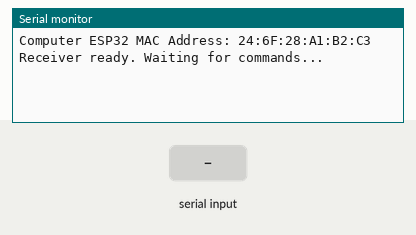
Simulated run of this sketch. Board: ESP32. On the bench: the last lines printed to the serial monitor. Inputs (shaded band) come from the test bench.

Above: at 1.2 s.
1.3 s: "1\n" received over Serial
At 2.5 s:
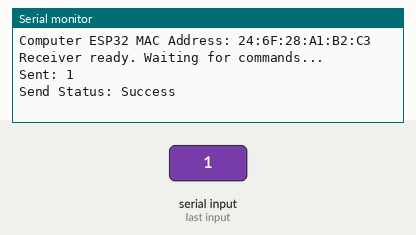
2.8 s: "0\n" received over Serial
At 3.6 s:
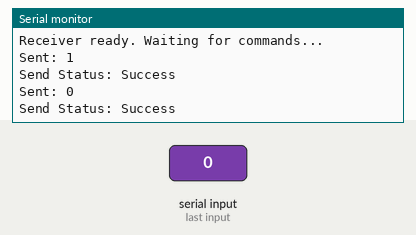
4.3 s: "2\n" received over Serial
At 4.8 s:
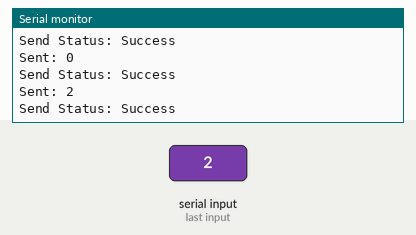

Measured:
- after the input at 1.3 s, the serial monitor: prints a new line at once (image 1)
- after the input at 2.8 s, the serial monitor: prints a new line at once (image 2)
- after the input at 4.3 s, the serial monitor: prints a new line at once (image 3)

The sketch:

controller_sketch.ino
```cpp
/*
 * ESP32 (Computer) - Connected to Laptop
 * Receives data from python app and sends to ESP32 (Motor) with ESP-NOW
 */

#include <esp_now.h>
#include <WiFi.h>

uint8_t motorESP32Address[] = {0x94, 0xA9, 0x90, 0x78, 0x34, 0x38};

// Structure to send data
typedef struct struct_message {
  char command[20];
} struct_message;

struct_message myData;
esp_now_peer_info_t peerInfo;

// Callback when data is sent
void OnDataSent(const wifi_tx_info_t *mac_addr, esp_now_send_status_t status) {
  Serial.print("Send Status: ");
  Serial.println(status == ESP_NOW_SEND_SUCCESS ? "Success" : "Fail");
}

void setup() {
  Serial.begin(115200);

  // Set device as a Wifi station
  WiFi.mode(WIFI_STA);

  // Print MAC address for reference
  Serial.print("Computer ESP32 MAC Address: ");
  Serial.println(WiFi.macAddress());

  // Initialize ESP-NOW
  if (esp_now_init() != ESP_OK) {
    Serial.println("Error initializing ESP-NOW");
    return;
  }

  // Register send callback
  esp_now_register_send_cb(OnDataSent);

  // Register motor ESP32
  memcpy(peerInfo.peer_addr, motorESP32Address, 6);
  peerInfo.channel = 0;
  peerInfo.encrypt = false;

  // Add peer (motor ESP32)
  if (esp_now_add_peer(&peerInfo) != ESP_OK) {
    Serial.println("Failed to add peer");
    return;
  }

  Serial.println("Receiver ready. Waiting for commands...");
}

void loop() {
  // Check if data is available from serial
  if (Serial.available() > 0) {
    String command = Serial.readStringUntil('\n');
    command.trim();

    // Copy command to struct
    command.toCharArray(myData.command, sizeof(myData.command));

    // Send message by ESP-NOW to motor ESP32
    esp_err_t result = esp_now_send(motorESP32Address, (uint8_t *) &myData, sizeof(myData));

    if (result == ESP_OK) {
      Serial.println("Sent: " + command);
    } else {
      Serial.println("Error sending data");
    }
  }
}
```
